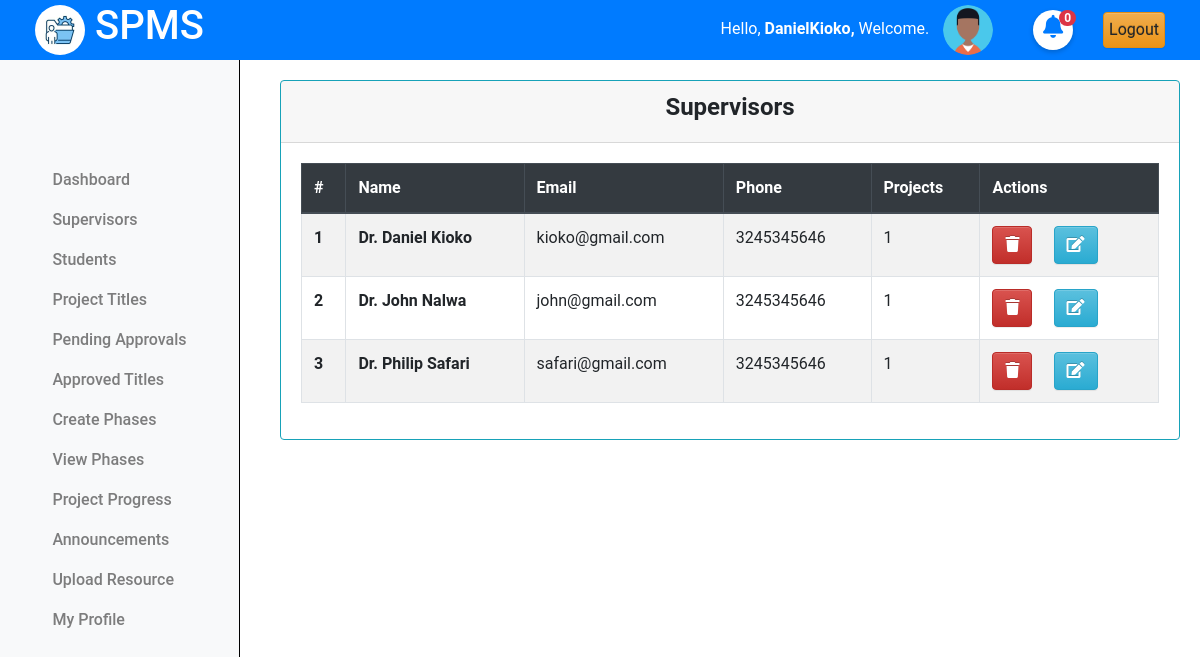
Page /coordinator/supervisors/ (signed in) on the earlier database version.
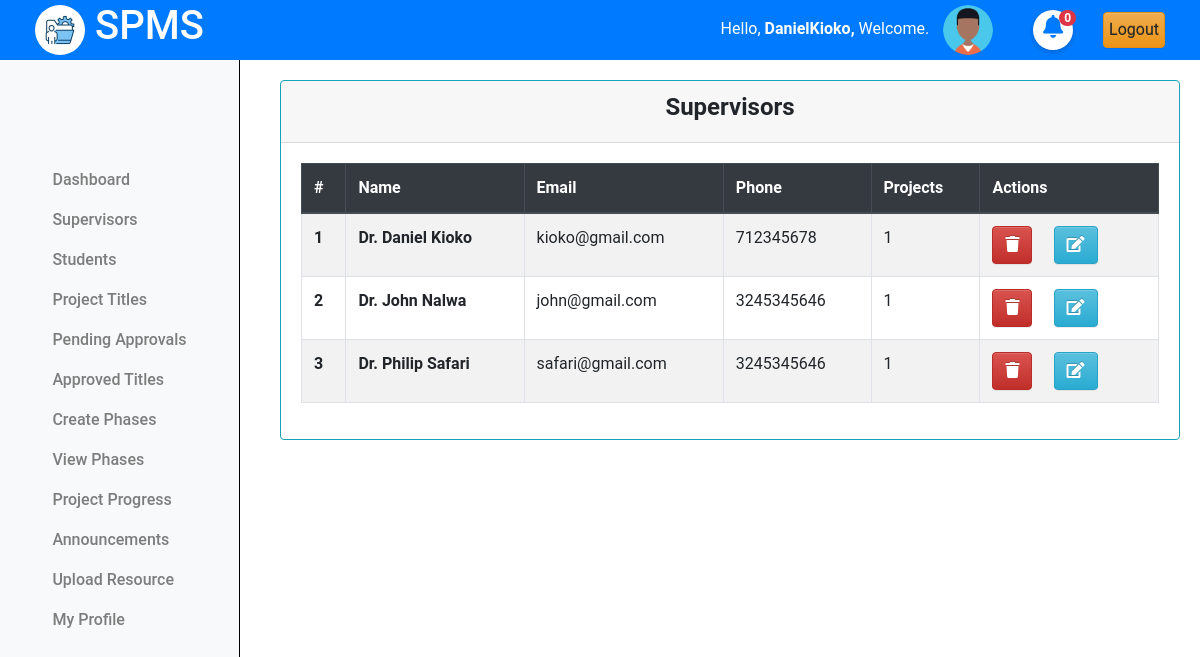
Same page on the later database version.
### projectsApp/models.py (models this page shows, shortened)
class Lecturer(models.Model):
    email = models.EmailField(max_length=255, unique=True, blank=False)
    name = models.CharField(max_length=255)
    phone = models.IntegerField(null=True, blank=True)
    password = models.CharField(max_length=128, null=False, blank=False)
    user_id = models.AutoField(primary_key=True)
    last_login = models.DateTimeField(blank=True, null=True)
    USERNAME_FIELD = 'email'
    REQUIRED_FIELDS = ['name', 'phone']
    class Meta:
        db_table = "Lecturers"

### projectsApp/AccessControl.py (the view)
    @login_required
    def wrapper(request, *args, **kwargs):
        if not isinstance(request.user, Coordinator):
            return redirect('cordinator_login')
        return function(request, *args, **kwargs)

### projectsApp/AccessControl.py (called while the page is built)
def coordinator_required(function):
    @login_required
    def wrapper(request, *args, **kwargs):
        if not isinstance(request.user, Coordinator):
            return redirect('cordinator_login')
        return function(request, *args, **kwargs)
    return wrapper

### projectsApp/context_processors.py (called while the page is built)
def unread_notifications(request):
    if request.user.is_authenticated:
        if hasattr(request.user, 'student'):
            student = request.user
            unread_notifications = Notifications.objects.filter(recipient=student, read=False).count()
            unread_feedbacks = CoordinatorFeedbacks.objects.filter(project__student=student, read=False).count()
            total_unread = unread_notifications + unread_feedbacks
        else:
            total_unread = 0
    else:
        total_unread = 0
    return {'total_unread': total_unread}

### projectsApp/views.py (called while the page is built, shortened)
@coordinator_required
def supervisors(request):
    supervisors = Lecturer.objects.all().order_by('name')
    for supervisor in supervisors:
        project_count = Projects.objects.filter(lecturer=supervisor).count()
        supervisor.project_count = project_count
    context = {'supervisors':supervisors}
    return render(request, 'cordinator/supervisors.html', context)

### projectsApp/templates/cordinator/supervisors.html (shortened to what this page needs)
{% extends "base.html" %}
{% load static %}
{% block content %}
{% include "column1_cord.html" %}
<div class="content">
    <div class="container-fluid">
        <div class="row">
            <div class="card border-info">
                <div class="card-header text-center">
                    <h4><b>Supervisors</b></h4>
                </div>
                <div class="card-body">
                    <table class="table table-bordered table-hover  table-striped border-info">
                        <thead class="thead-dark">
                            <tr>
                                <th scope="col">#</th>
                                <th scope="col">Name</th>
                                <th scope="col">Email</th>
                                <th scope="col">Phone</th>
                                <th scope="col">Projects</th>
                                <th scope="col">Actions</th>
                            </tr>
                        </thead>
                        <tbody>
                            {% for supervisor in supervisors %}
                              <tr>
                                <th scope="row">{{ forloop.counter }}</th>
                                <td><b>{{supervisor.name|title}}</b></td>
                                <td>{{supervisor.email}}</td>
                                <td>{{supervisor.phone}}</td>
                                <td>{{supervisor.project_count}}</td>
                                <td>
                                    <div class="row">
                                        <div class="col-4">
                                            <form action="{% url 'view_supervisors' %}" method="POST">
                                                <button type="submit"  class="btn btn-danger" onclick="return confirm('Are you sure you want to delete {{supervisor.name}}?')"><i class="fa fa-trash" aria-hidden="true"></i></button>
                                            </form>
                                        </div>
                                        <div class="col-4">
                                            <a href="{% url 'edit_lecturer' supervisor.user_id %}" class="btn btn-info"><i class="fa fa-edit" aria-hidden="true"></i></a>
                                        </div>
                                    </div>
                                </td>
                            </tr>
                            {% endfor %}
                        </tbody>
                    </table>
                </div>
            </div>
        </div>
    </div>
</div>
<link rel="stylesheet" href="{% static 'css/mystudents.css' %}">
{% endblock %}

Differences in the rows shown:
changed Lecturer "Dr. Daniel Kioko": phone "3245345646" → "712345678"
